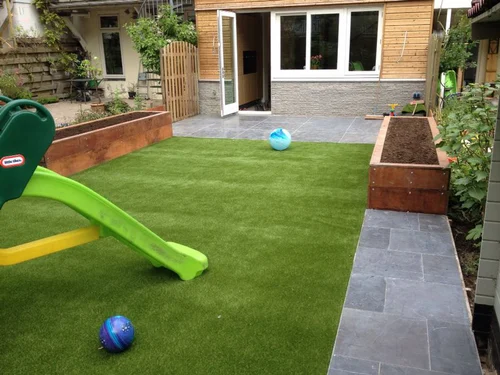
#> input picture garden.webp, 500 x 375 px, found by its file name
$ jupyter execute Canny_Edge_Detection.ipynb
#> lines starting #> are read from the running program, lines starting #| are printed output that depends on the picture
<a href="https://colab.research.google.com/github/RishabhDhawad/AI-Practical/blob/main/Canny_Edge_Detection.ipynb" target="_parent"></a>

[cell 1]
import cv2
import numpy as np
from google.colab.patches import cv2_imshow

[cell 2]
img= cv2.imread("/content/garden.webp")
#> img is the input picture: shape (375, 500, 3); mean B, G, R 76.7, 119.6, 113.5

[cell 3]
cv2_imshow(img),img.shape

[cell 4]
canny = cv2.Canny(img,100,200)
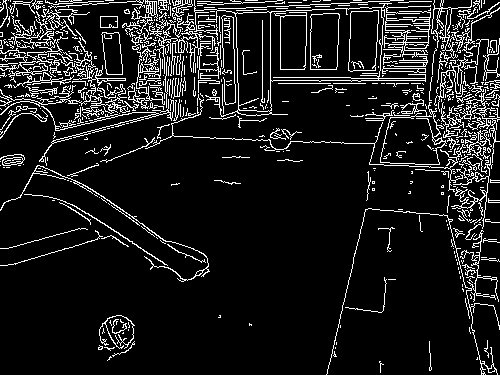
#> canny: shape (375, 500); 10.7% white in thin lines or dots


$ run again, with Dog.jfif saved as garden.webp
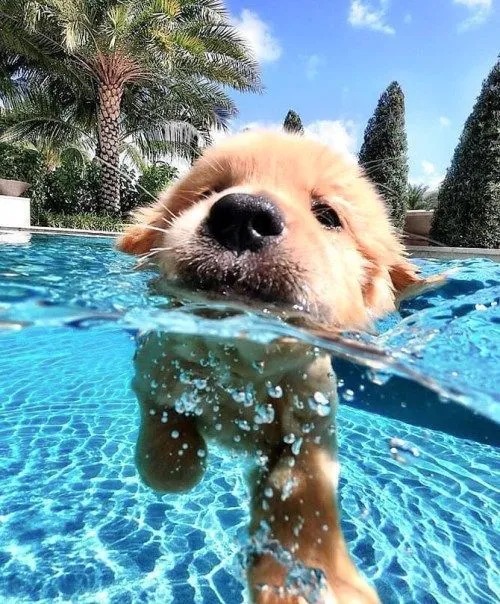
#> input picture Dog.jfif, 500 x 604 px, found by its file name
#> img is the input picture: shape (604, 500, 3); mean B, G, R 158.2, 148.8, 110.7
#> `canny = cv2.Canny(img,100,200)`:
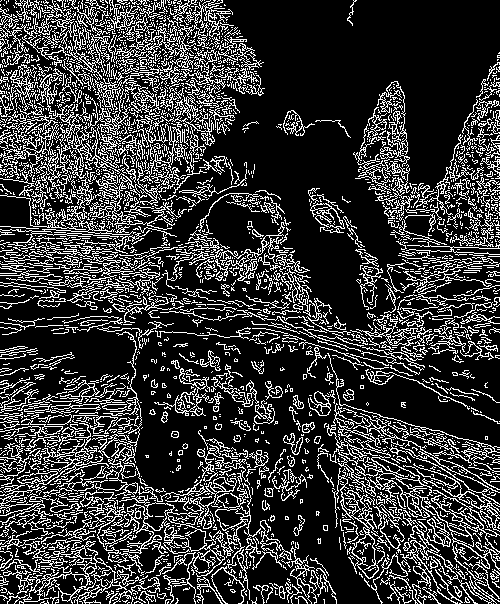
#> canny: shape (604, 500); 22% white in thin lines or dots
